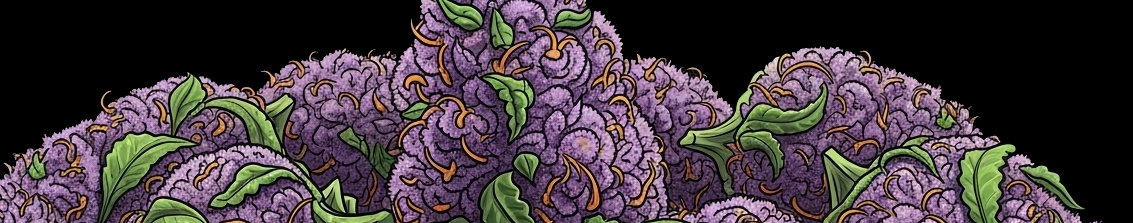
#> input picture tcg-chrome/thc/_src/strain-purplehaze.jpg, 1133 x 223 px
$ python -i restyle-pve-art.py   (imports and definitions only)
#> lines starting #> are read from the running program, lines starting #| are printed output that depends on the picture
#> further down, picture is the input picture: PIL image 1133x223 RGB; mean R, G, B 67.4, 56.7, 62.1
"""Give duplicated Season 1 portraits their own look.

Seven pairs of dopebudz PVE cards point at correctly-named but byte-identical
source files on R2, so both cards in a pair render the same picture. There is no
replacement artwork on R2 or the external card-art host, and no art can be
generated here, so the next best thing is to treat the shared base differently
per card: each treatment is picked from the card's own name and role, which is
enough for the two cards to read as different characters at card size.

This is a stopgap. The real fix is new artwork — drop a URL into
`catalog/pve-art-overrides.json` and it wins over everything else.

  python lab/tools/restyle-pve-art.py --dry-run
  python lab/tools/restyle-pve-art.py
"""
import io
import json
import pathlib
import subprocess
import sys
import time
import urllib.parse
import urllib.request

from PIL import Image, ImageChops, ImageEnhance, ImageFilter

ROOT = pathlib.Path(__file__).resolve().parents[2]
CATALOG = ROOT / "catalog" / "catalog.json"
OUT_DIR = ROOT / "lab" / "tools" / "_restyled"
MAP_FILE = ROOT / "catalog" / "pve-art-overrides.json"
CDN = "https://assets.grudge-studio.com"
PREFIX = "sprites/thc-pve/styled"
MAX_EDGE = 640

DRY = "--dry-run" in sys.argv

# card name -> treatment. Only cards whose art collides with another card's, and
# only the half of each pair whose name suggests a distinct look. Keyed by name
# rather than id: the Season 1 roster ids are positional (`image-22`) and would
# silently re-point at the wrong card if the roster is ever re-ordered.
STYLES = {
    # Bronx boss. Shares the fur-coat gunman with Solara; "Hash Specter" wants
    # to be the ghost of that figure, not the figure.
    "Chronos the Hash Specter": "specter",
    # Brooklyn boss, same base. "Sungrown Sentinel" takes the warm, lit read.
    "Solara the Sungrown Sentinel": "sungrown",
    # Manhattan goon. Shares the lab-chemist with Cannachemist; "Blade Runner"
    # takes neon noir so the chemist keeps the clean white-lab read.
    "Resin Blade Runner": "neonnoir",
}


# [103 lines left out: functions fetch, duotone, silhouette, rim_light, vertical_fade, style_specter and 1 more, not called in this run]


def style_neonnoir(img):
    """Neon noir: cool the subject hard, then relight it from two coloured sides.

    The other half of this pair keeps the clean white-lab read, so this one has
    to change value *and* hue — a tint alone still read as the same picture at
    card size.
    """
    base = ImageEnhance.Color(img).enhance(0.35)
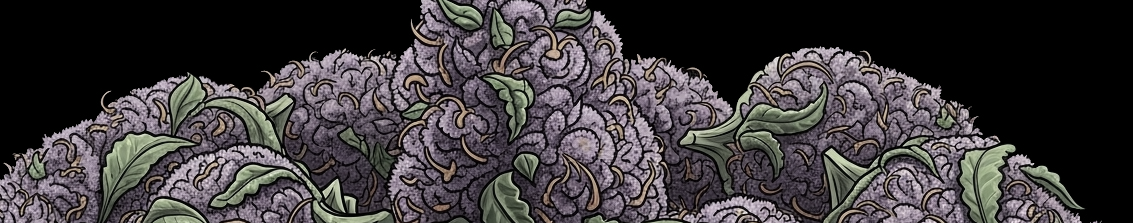
#> base: PIL image 1133x223 RGB; mean R, G, B 62.6, 58.9, 60.7
    base = ImageEnhance.Brightness(base).enhance(0.72)
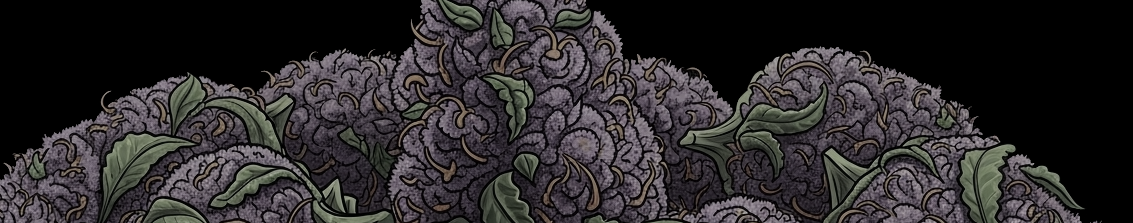
#> base: PIL image 1133x223 RGB; mean R, G, B 44.8, 42.1, 43.4
    base = ImageEnhance.Contrast(base).enhance(1.45)
#> (the run stopped early here; a loop or call above may not have finished)

$ run again, on tcg-chrome/thc/_src/strain-runtz.jpg
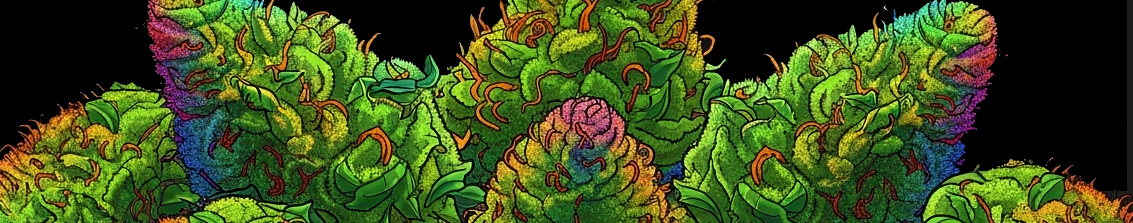
#> input picture tcg-chrome/thc/_src/strain-runtz.jpg, 1133 x 223 px
#> picture is the input picture: PIL image 1133x223 RGB; mean R, G, B 62.7, 80.4, 28
#> in style_neonnoir, `base = ImageEnhance.Brightness(base).enhance(0.72)`:
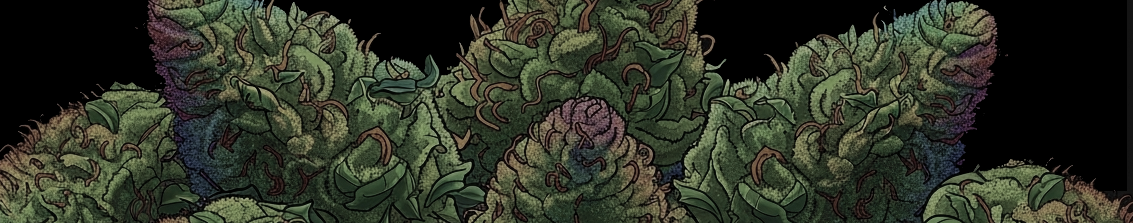
#> base: PIL image 1133x223 RGB; mean R, G, B 47.5, 52, 38.8
#> in style_neonnoir, `base = ImageEnhance.Contrast(base).enhance(1.45)`:
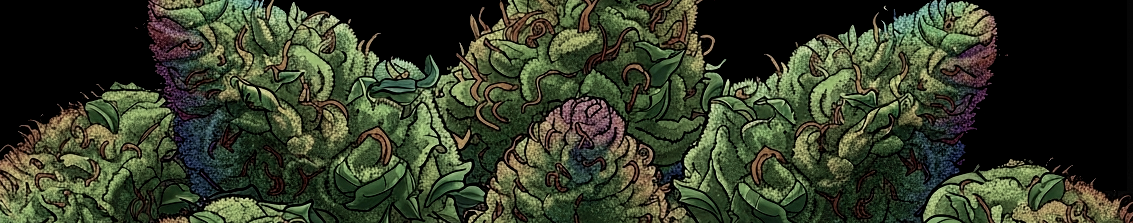
#> base: PIL image 1133x223 RGB; mean R, G, B 52.5, 58.8, 40.1

$ run again, on tcg-chrome/thc/_src/strain-sourdiesel.jpg
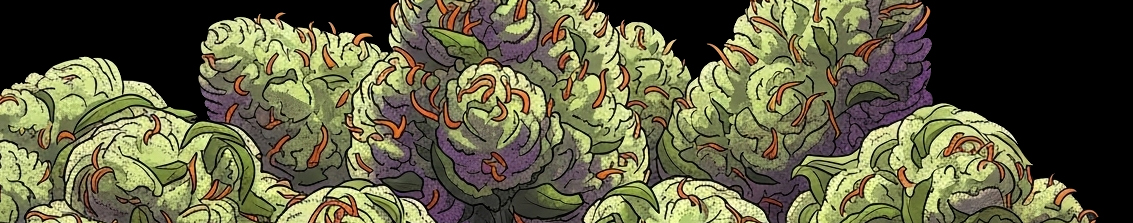
#> input picture tcg-chrome/thc/_src/strain-sourdiesel.jpg, 1133 x 223 px
#> picture is the input picture: PIL image 1133x223 RGB; mean R, G, B 97, 95.4, 68.1
#> in style_neonnoir, `base = ImageEnhance.Color(img).enhance(0.35)`:
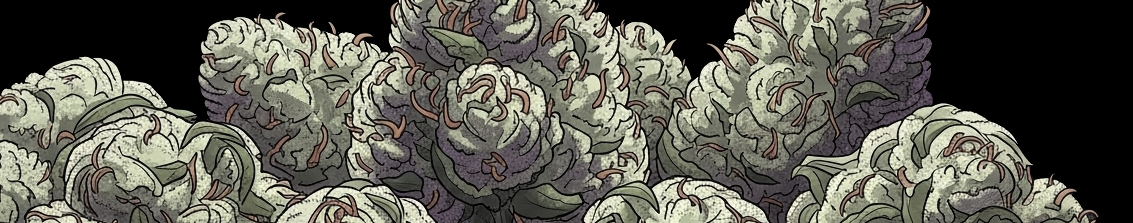
#> base: PIL image 1133x223 RGB; mean R, G, B 94, 93.4, 83.8
#> in style_neonnoir, `base = ImageEnhance.Contrast(base).enhance(1.45)`:
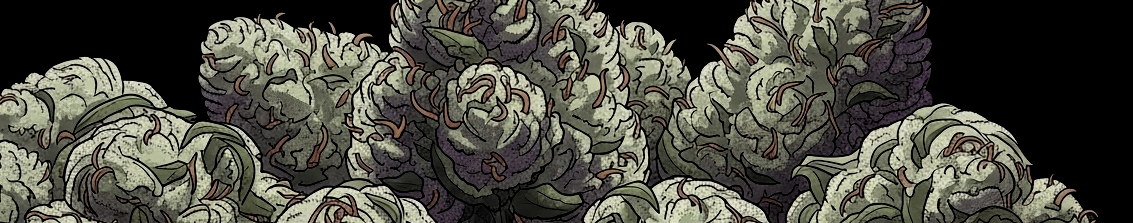
#> base: PIL image 1133x223 RGB; mean R, G, B 75.9, 75.4, 65.7
